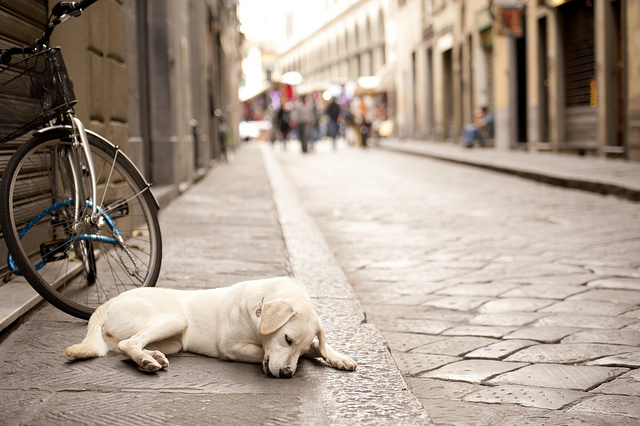
#> input picture images/dog2.jpg, 640 x 426 px, found by its file name
$ jupyter execute --allow-errors YOLOv3-implementation-notebook.ipynb
#> lines starting #> are read from the running program, lines starting #| are printed output that depends on the picture
[cell 1]
# Leitura de bibliotecas
import cv2 as cv2 # opencv
import numpy as np
import random

[cell 2]
# Parâmetros da rede neural
confidence_threshold = 0.5
non_maximal_supression_threshold = 0.1

# Dimensões da imagem

image_width = 1024
image_height = 1024

# Diretório da imagem
image_path = "images\dog2.jpg"

[cell 3]
# Lê a imagem
frame = cv2.imread(image_path)
#> frame is the input picture: shape (426, 640, 3); mean B, G, R 139.9, 152.7, 167.4

# Redimensiona a imagem
frame = cv2.resize(frame, (image_width, image_height))
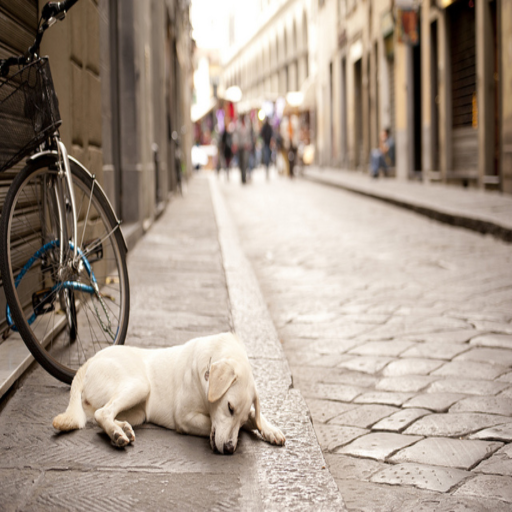
#> frame: shape (1024, 1024, 3) (shown at 1/2 size); mean B, G, R 139.8, 152.6, 167.2

# Leitura das classes
with open("data/coco.names", 'rt') as f:
#> (reads data/coco.names from the repository)
    classes = f.read().splitlines()

# Cria o blob 4D da imagem
blob = cv2.dnn.blobFromImage(frame, 1/255, (image_width, image_height), [0,0,0], 1, crop=False)

#> (a cell that did not finish here is left out)

[cell 5]
initial_boxes = []

#> (the rest of this cell did not finish here and is left out)

[cell 6]
def calculate_iou(box1, box2):
    # Extrai as coordenadas das bounding boxes
    x1, y1, w1, h1 = box1["left"], box1["top"], box1["width"], box1["height"]
    x2, y2, w2, h2 = box2["left"], box2["top"], box2["width"], box2["height"]

    # Calcula as coordenadas dos pontos de interseção
    x_left = max(x1, x2)
    y_top = max(y1, y2)
    x_right = min(x1 + w1, x2 + w2)
    y_bottom = min(y1 + h1, y2 + h2)

    # Calcula a área da interseção
    intersection_area = max(0, x_right - x_left) * max(0, y_bottom - y_top)

    # Calcula a área da união
    box1_area = w1 * h1
    box2_area = w2 * h2
    union_area = box1_area + box2_area - intersection_area

    # Calcula o IoU
    iou = intersection_area / union_area

    return iou

initial_boxes.sort(key=lambda x: x["confidence"], reverse=True)

initial_boxes = [box for box in initial_boxes if box["confidence"] >= confidence_threshold]

boxes = []
while len(initial_boxes):
    current_box = initial_boxes.pop(0)
    boxes.append(current_box)
    initial_boxes = [box for box in initial_boxes if calculate_iou(current_box, box) < non_maximal_supression_threshold]

[cell 7]
classColors = {}
for bounding_box in boxes:
    # Extraimos as informações
    left, top, width, height = bounding_box["left"], bounding_box["top"], bounding_box["width"], bounding_box["height"]

    object_class = classes[bounding_box["classId"]]
    object_confidence = bounding_box["confidence"]

    # Escolhemos uma cor para a classe
    color = classColors[object_class] if object_class in classColors else (random.randint(0, 255), random.randint(0, 255), random.randint(0, 255))
    classColors[object_class] = color

    # Desenhamos a própria boundind box
    cv2.rectangle(frame, (left, top), (left+width, top+height), color, 3)

    # Desenhamos a classe e a confiança

    label = f"{object_class} {int(object_confidence * 100)}%"
    font, font_scale = cv2.FONT_HERSHEY_SIMPLEX, 1

    (text_width, text_height), _ = cv2.getTextSize(label, font, font_scale, 1)

    x, y = left, top - text_height - 5

    cv2.rectangle(frame, (x - 3, y - 5), (x + text_width + 5, y + text_height + 5), color, -1)
    cv2.putText(frame, label, (x, y + text_height), font, font_scale, (0, 0, 0), 2)
#> after the loop, classColors = 0 items

# Write the frame with the detection boxes
cv2.imwrite("YOLOv3 output.jpg", frame.astype(np.uint8))
#> Out = True
